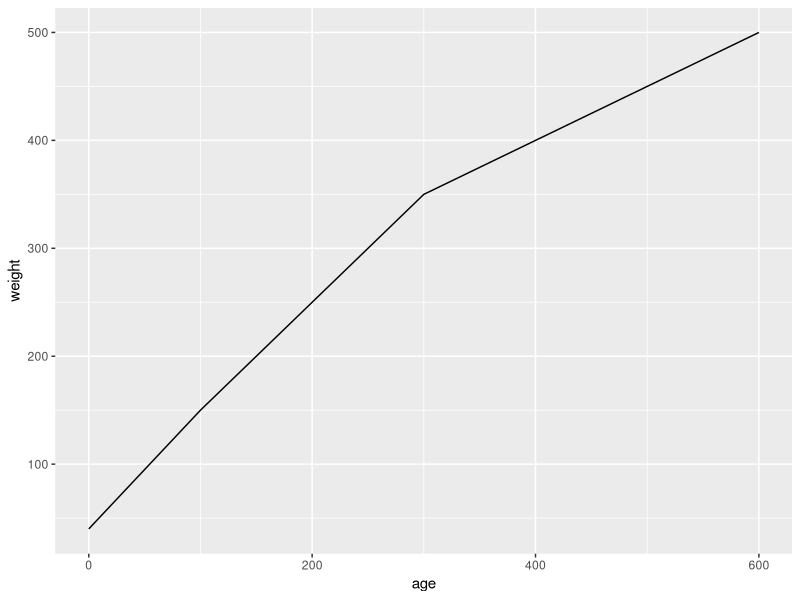

Recreate this plot in R.
# plotting the growth curve using Bordy equation
library(ggplot2)

age <- c(0, 100, 200, 300, 400, 500, 600) # in days
weight <- c(40, 150, 250, 350, 400, 450, 500 ) # in kg

# defining Brody growth curve model
model <- function(A, B, k, t) {
  A * (1 - B * exp(-k * t))
}

#where, A = asymptotic weight of an animal (mature weight can be used)
      #B = integration constant (growth acceleration coefficient)
      # K = maturing rate or growth rate coefficient
      # t = age in days

# estimating growth parameters using nonlinear regression (non-linear least square function)
model_fit <- nls(weight ~ model(A, B, k, age),
                 start = list(A = 500, B = 0.5, k = 0.01))

summary(model_fit)

# A, B and k values obtained from model fit
A <- 692.7 # in kg
B <- 0.95
k <- 0.002

# plotting the growth curve
data <- data.frame(age, weight, A, B, k)
ggplot(data, aes(x = age, y = weight)) +
  geom_line()



